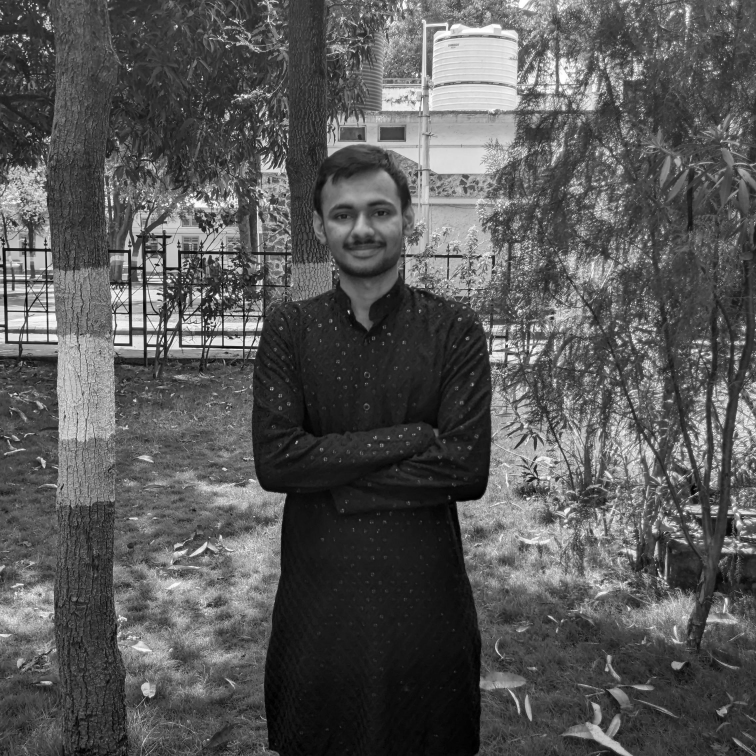
//> input picture 3_Histogram_Equalization/Ameya.jpg, 2268 x 2268 px (shown at 1/3 size)
$ ./histogramEqualization   (built with g++ and OpenCV 4)
//> lines starting //> are read from the running program, lines starting //| are printed output that depends on the picture
#include <opencv2/opencv.hpp>
#include <iostream>
#include <map>
#include <ctime>
#include <cstring>

using namespace std;
using namespace cv;

#define SIZE 256

// Function to Compute Histogram
void computeHist(const Mat& img, int* hist) {
    memset(hist, 0, SIZE * sizeof(int)); // Initialize histogram bins to 0
    for (int i = 0; i < img.total(); i++) {
        hist[img.data[i]]++;
    }
}

// Function to Compute CDF with Proper Normalization
void computeCDF(int* hist, int* cdf, int total) {
    int sum = 0;
    for (int i = 0; i < SIZE; i++) {
        sum += hist[i];
        cdf[i] = min(255, max(0, (sum * 255) / total));
    }
}

// Function to Apply Histogram Equalization
void equalize(const Mat& img, Mat& result, int* cdf) {
    for (int i = 0; i < img.total(); i++) {
        result.data[i] = cdf[img.data[i]];
    }
}

int main() {
    // Load Image in Grayscale
    Mat img = imread("Ameya.jpg", IMREAD_GRAYSCALE);
//> img is the input picture: 2268 rows x 2268 cols, CV_8UC1; min 0, max 255, mean 88.3
    if (img.empty()) {
        cerr << "Error: Could not load image!" << endl;
        return -1;
    }

    // Resize Image to 1024x1024
    resize(img, img, Size(1024, 1024));
//> img: 1024 rows x 1024 cols, CV_8UC1
    int w = img.cols, h = img.rows, total = w * h;
//> w = 1024; h = 1024; total = 1048576
    int hist[SIZE] = {0}, cdf[SIZE] = {0};
    Mat result(h, w, CV_8U);

    // Start Timing
    clock_t start = clock();

    // Perform Histogram Equalization
    computeHist(img, hist);
//> hist = 256 values, max 10779 at index 59, min 101 at index 0, mean 4096
    computeCDF(hist, cdf, total);
//> the loop in computeCDF, `for (int i = 0; i < SIZE; i++)` made 256 passes
//> sum on passes 1 to 3: 101, 269, 508
//> after the loop in computeCDF, `for (int i = 0; i < SIZE; i++)`: sum = 1048576
//> cdf = 256 values from 0 to 255
    equalize(img, result, cdf);
//> after the loop in equalize, `for (int i = 0; i < img.total(); i++)`:
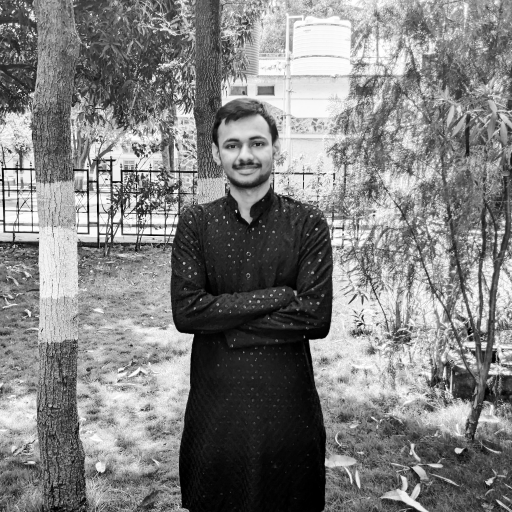
//> result: 1024 rows x 1024 cols, CV_8UC1 (shown at 1/2 size); min 0, max 255, mean 127.8

    // End Timing
    clock_t end = clock();
    double duration = double(end - start) / CLOCKS_PER_SEC * 1000;

    cout << "\n<<<<<< ..... Histogram Equalization (CPU) ..... >>>>>>\n";
    cout << "\nTime taken: " << duration << " ms" << endl;

    // Calculate Old & New Image Pixel Intensities
    map<int, int> oldIntensities, newIntensities;
    for (int i = 0; i < total; i++) oldIntensities[img.data[i]]++;
//> after the loop, oldIntensities = 256 items
    for (int i = 0; i < total; i++) newIntensities[result.data[i]]++;
//> after the loop, newIntensities = 176 items

    // Compute Average Pixels Per Intensity
    int old_total_used_intensities = oldIntensities.size();
//> old_total_used_intensities = 256
    int new_total_used_intensities = newIntensities.size();
//> new_total_used_intensities = 176

    double old_avg_pixels_per_intensity = old_total_used_intensities > 0 ?
        (double)total / old_total_used_intensities : 0;
//> old_avg_pixels_per_intensity = 4096
    double new_avg_pixels_per_intensity = new_total_used_intensities > 0 ?
        (double)total / new_total_used_intensities : 0;
//> new_avg_pixels_per_intensity = 5957.8

    // Display Old Image Pixel Intensities
    cout << "\n\n<<<<<< ..... Old Image Pixel Intensities ..... >>>>>>\n" << endl;
    cout << "Average Pixels Per Intensity: " << old_avg_pixels_per_intensity << " pixels\n" << endl;
//| Average Pixels Per Intensity: 4096 pixels
    for (auto& pair : oldIntensities) {
        cout << "Intensity " << pair.first << " : " << pair.second << " pixels" << endl;
    }
//> this loop made 256 passes
//> pair on passes 1 to 3: (0, 101), (1, 168), (2, 239)
//| Intensity 0 : 101 pixels
//| Intensity 1 : 168 pixels
//| Intensity 2 : 239 pixels
//| Intensity 3 : 469 pixels
//| Intensity 4 : 742 pixels
//| Intensity 5 : 992 pixels
//| Intensity 6 : 1312 pixels
//| Intensity 7 : 1506 pixels
//> (output is shown up to pass 8 of 256)

    // Display New Image Pixel Intensities
    cout << "\n\n<<<<<< ..... New Image Pixel Intensities ..... >>>>>>\n" << endl;
    cout << "Average Pixels Per Intensity: " << new_avg_pixels_per_intensity << " pixels\n" << endl;
//| Average Pixels Per Intensity: 5957.82 pixels
    for (auto& pair : newIntensities) {
        cout << "Intensity " << pair.first << " : " << pair.second << " pixels" << endl;
    }
//> this loop made 176 passes
//> pair on passes 1 to 3: (0, 4023), (1, 3306), (2, 2273)
//| Intensity 0 : 4023 pixels
//| Intensity 1 : 3306 pixels
//| Intensity 2 : 2273 pixels
//| Intensity 3 : 6617 pixels
//| Intensity 5 : 4367 pixels
//| Intensity 6 : 5058 pixels
//| Intensity 7 : 5046 pixels
//| Intensity 8 : 4822 pixels
//> (output is shown up to pass 8 of 176)

    // Save Equalized Image
    imwrite("result_cpu.jpg", result);

    return 0;
}

$ run again, with 3_Histogram_Equalization/Sandesh.jpeg copied over 3_Histogram_Equalization/Ameya.jpg
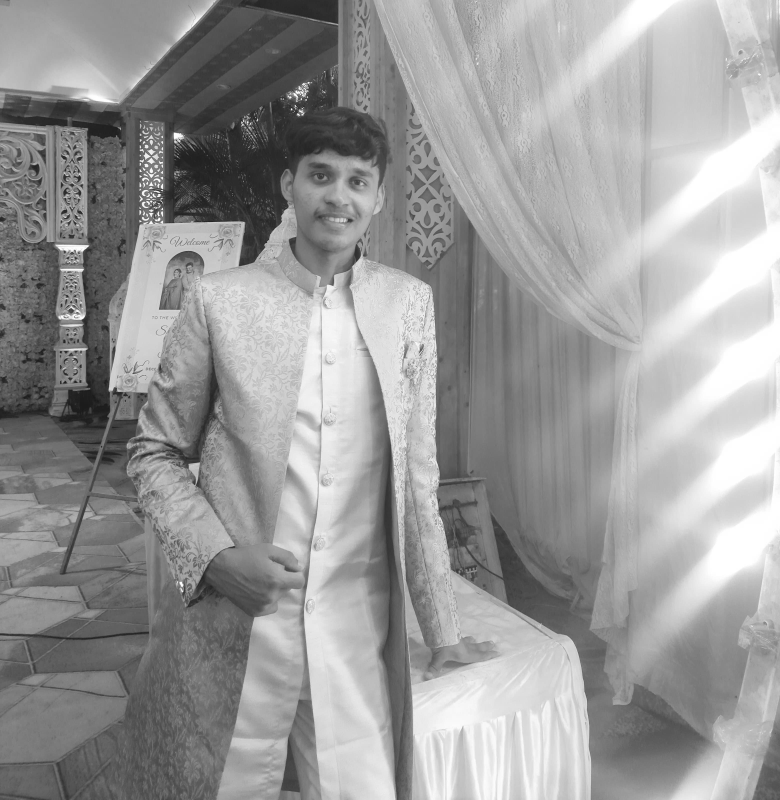
//> input picture 3_Histogram_Equalization/Sandesh.jpeg, 3120 x 3200 px (shown at 1/4 size)
//> img is the input picture: 3200 rows x 3120 cols, CV_8UC1; min 0, max 255, mean 154.4
//> img: 1024 rows x 1024 cols, CV_8UC1
//> hist = 256 values, max 18227 at index 255, min 0 at index 0, mean 4096
//> the loop in computeCDF, `for (int i = 0; i < SIZE; i++)` made 256 passes
//> sum on passes 1 to 3: 0, 0, 0
//> after the loop in computeCDF, `for (int i = 0; i < SIZE; i++)`: sum = 1048576
//> cdf = 256 values from 0 to 255
//> after the loop in equalize, `for (int i = 0; i < img.total(); i++)`:
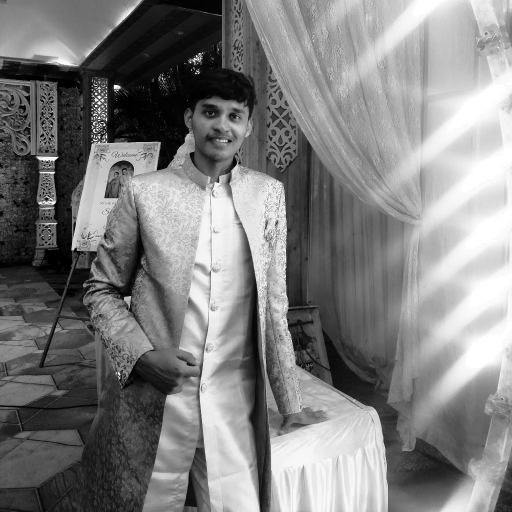
//> result: 1024 rows x 1024 cols, CV_8UC1 (shown at 1/2 size); min 0, max 255, mean 127.7
//> after the loop `for (int i = 0; i < total; i++) oldIntensities[img.data[i]]++;`: oldIntensities = 238 items
//> after the loop `for (int i = 0; i < total; i++) newIntensities[result.data[i]]++;`: newIntensities = 187 items
//> old_total_used_intensities = 238
//> new_total_used_intensities = 187
//> old_avg_pixels_per_intensity = 4405.8
//> new_avg_pixels_per_intensity = 5607.4
//| Average Pixels Per Intensity: 4405.78 pixels
//> the loop `for (auto& pair : oldIntensities)` made 238 passes
//> pair on passes 1 to 3: (8, 1), (18, 1), (20, 1)
//> (printed output is left out)
//| Average Pixels Per Intensity: 5607.36 pixels
//> the loop `for (auto& pair : newIntensities)` made 187 passes
//> pair on passes 1 to 3: (0, 3981), (1, 3783), (2, 3388)
//> (printed output is left out)
